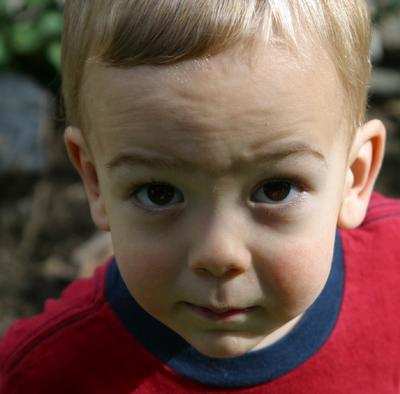
//> input picture resources/affine-transformation.jpg, 400 x 394 px
$ ./main -input=../resources/affine-transformation.jpg   (built with g++ and OpenCV 4)
//> lines starting //> are read from the running program, lines starting //| are printed output that depends on the picture
// [26 lines of licence text are left out]

#include <iostream>
#include <math.h>
#include <opencv2/opencv.hpp>
#include <opencv2/core/utility.hpp>

using namespace cv;

//Does power(also known as gamma) transformation, returns the output,  chapter 3.2.3
Mat powerTransformation(Mat input, double gamma);
//Does log transformation, returns the output, chapter 3.2.2
Mat logTransformation(Mat input , double gamma);
//Contrast strecthing algorithm 3.2.4
//It is benefitted from http://what-when-how.com/embedded-image-processing-on-the-tms320c6000-dsp/contrast-stretching-image-processing/
Mat contrastStretching(Mat input);
//Intensity Slicing, Figure 3.11(a) implementation
Mat intensitySlicing(Mat input , int from , int to);

int main(int argc, char** argv) {
        const String keys =
	"{help h usage ?    || The program does intensity transformations such as log and power transformations.}"
    "{input             | intensity-transformation-dark.jpg | power and log transforming image}"
	"{gamma             | 1.15								| gamma value for power transformation}"
	"{input2            | contrast-stretching.jpg           | power and log transforming image}"
	"{slicingFrom       | 50								| A value of interval [A , B]}"
	"{slicingTo         | 81								| B value of interval [A , B]}"
    ;

    CommandLineParser cmdParser(argc , argv, keys);

    if (cmdParser.has("help"))
    {
        cmdParser.printMessage();
        return 0;
    }

	Mat input , input2;

    input = imread(cmdParser.get<cv::String>("input").c_str());
//> input is the input picture: 394 rows x 400 cols, CV_8UC3; mean B, G, R 74.4, 84.3, 113.3
	input2 = imread(cmdParser.get<cv::String>("input2").c_str());
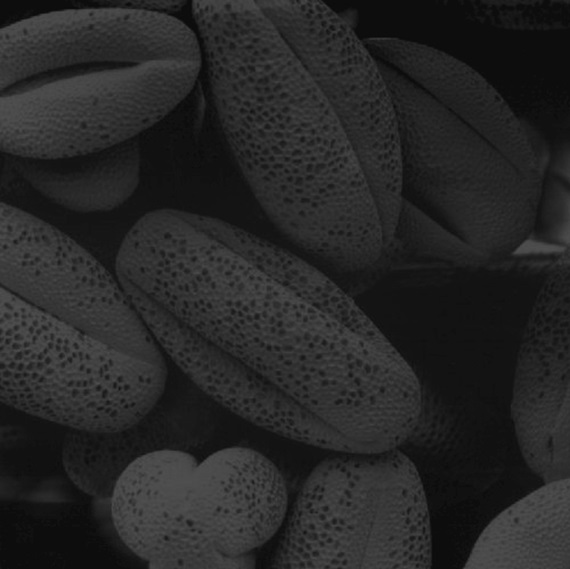
//> input picture resources/contrast-stretching.jpg, 570 x 569 px
//> input2 is the input picture: 569 rows x 570 cols, CV_8UC3; min 9, max 81, mean 38.7
    auto gamma = cmdParser.get<double>("gamma");
	auto slicingFrom = cmdParser.get<int>("slicingFrom");
	auto slicingTo = cmdParser.get<int>("slicingTo");

    if ( !input.data )
    {
        printf("No input data \n");
        return -1;
    }

    cvtColor(input , input , COLOR_BGR2GRAY);
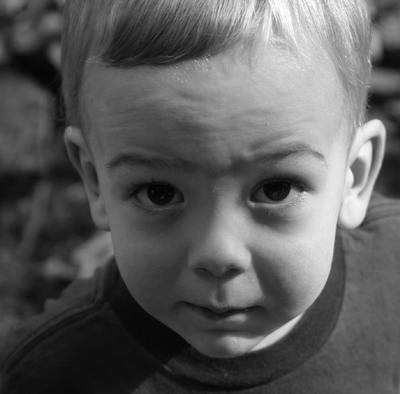
//> input: 394 rows x 400 cols, CV_8UC1; min 2, max 255, mean 91.8
	cvtColor(input2, input2, COLOR_BGR2GRAY);
//> input2: 569 rows x 570 cols, CV_8UC1
    auto powerTransformedOutput = powerTransformation(input , gamma);
    auto logTransformedOutput = logTransformation(input , gamma);
	auto contrastStrecthedOutput = contrastStretching(input2);
	auto intensitySlicedOutput = intensitySlicing(input2, slicingFrom, slicingTo);

    imshow("input1" , input);
    imshow((std::string("Power Transformation - Gamma ") + std::to_string(gamma)).c_str() , powerTransformedOutput);
    imshow("Log Transformation" , logTransformedOutput);
	imshow("input2", input2);
	imshow("Contrast Streching", contrastStrecthedOutput);
	imshow("Intensity Slicing", intensitySlicedOutput);

    waitKey(0);

    return 0;
}


Mat powerTransformation(Mat input, double gamma)
{
//> called with gamma = 1.15
    Mat result = Mat::zeros(input.rows , input.cols, CV_8U);

    Mat normalized;
    Mat transformed = Mat::zeros(input.rows , input.cols, CV_64F);

    input.convertTo(normalized , CV_64F);

    const float c = 1.0;

    for(auto y = 0; y < normalized.rows; ++y)
    {
        for(auto x = 0; x < normalized.cols; ++x)
        {
            transformed.at<double>(y , x) = c *  (pow(normalized.at<double>(y , x) , gamma));
        }
    }

    transformed.convertTo(result , CV_8U);
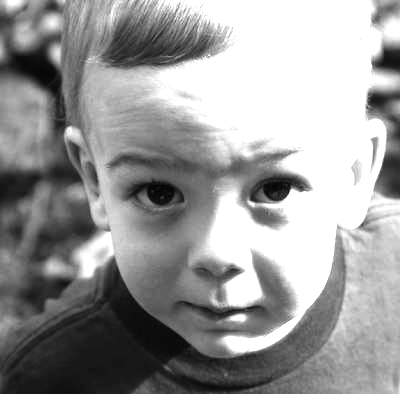
//> result: 394 rows x 400 cols, CV_8UC1; min 2, max 255, mean 153

    return result;
}

Mat logTransformation(Mat input, double gamma)
{
//> called with gamma = 1.15
    Mat result = Mat::zeros(input.rows, input.cols, CV_8U);

    Mat normalized;
    Mat transformed = Mat::zeros(input.rows, input.cols, CV_64F);


    input.convertTo(normalized , CV_64F);

    normalized /= 255;

    const float c = 1.0;

    for(auto y = 0; y < normalized.rows; ++y)
    {
        for(auto x = 0; x < normalized.cols; ++x)
        {
            auto val = normalized.at<double>(y , x);
            auto logTransformationPixelResult = std::log(val + 1);
            transformed.at<double>(y , x) = c *  (std::log(normalized.at<double>(y , x) + 1.0));
        }
    }
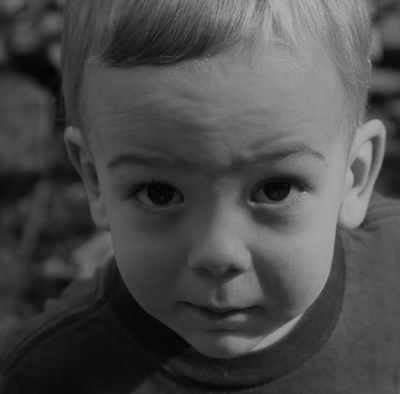
//> transformed: 394 rows x 400 cols, CV_64FC1; min 0.00781, max 0.693, mean 0.294

    transformed *= 255;
    transformed.convertTo(result , CV_8U);

    return result;
}

Mat contrastStretching(Mat input)
{
	Mat result = Mat::zeros(input.rows, input.cols, CV_8U);

	auto rMin = 255;
	auto rMax = 0;

	//Find min and max values in the image
	for (auto y = 0; y < input.rows; ++y)
	{
		for (auto x = 0; x < input.cols; ++x)
		{
			auto current = input.at<uchar>(y, x);

			if (current < rMin)
				rMin = current;

			if (current > rMax)
				rMax = current;
		}
	}
//> this loop made 569 passes
//> (rMin, rMax) on passes 1 to 3: (10, 71), (10, 71), (10, 71)
//> after the loop, rMin = 9; rMax = 81

	auto R = static_cast<double>(rMax - rMin);
//> R = 72

	//Strecth contrast between rMin and rMax to 0 and 255
	for (auto y = 0; y < input.rows; ++y)
	{
		for (auto x = 0; x < input.cols; ++x)
		{
			auto p = input.at<uchar>(y, x);
			result.at<uchar>(y , x) = p = std::round(((p - rMin) / R) * 255.0);
		}
	}
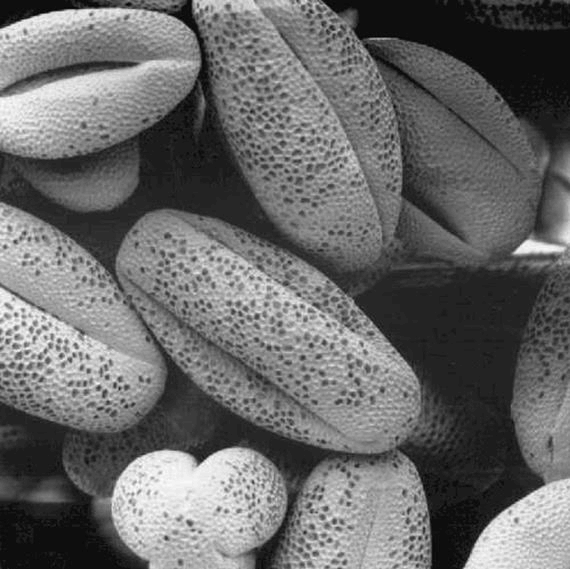
//> result: 569 rows x 570 cols, CV_8UC1; min 0, max 255, mean 105.4

	return result;
}

Mat intensitySlicing(Mat input , int from, int to)
{
//> called with from = 50, to = 81
	Mat result = Mat::zeros(input.rows, input.cols, CV_8U);

	auto rMin = 255;
	auto rMax = 0;

	//Find min and max values in the image
	for (auto y = 0; y < input.rows; ++y)
	{
		for (auto x = 0; x < input.cols; ++x)
		{
			auto current = input.at<uchar>(y, x);

			if (current < rMin)
				rMin = current;

			if (current > rMax)
				rMax = current;
		}
	}
//> after the loop, rMin = 9; rMax = 81

	auto R = static_cast<double>(rMax - rMin);
//> R = 72

	//Strecth contrast between rMin and rMax to 0 and 255
	for (auto y = 0; y < input.rows; ++y)
	{
		for (auto x = 0; x < input.cols; ++x)
		{
			auto p = input.at<uchar>(y, x);
			if (p >= from && p <= to)
				result.at<uchar>(y, x) = p = std::round(((p - rMin) / R) * 255.0);
			else
				result.at<uchar>(y, x) = rMin;
		}
	}
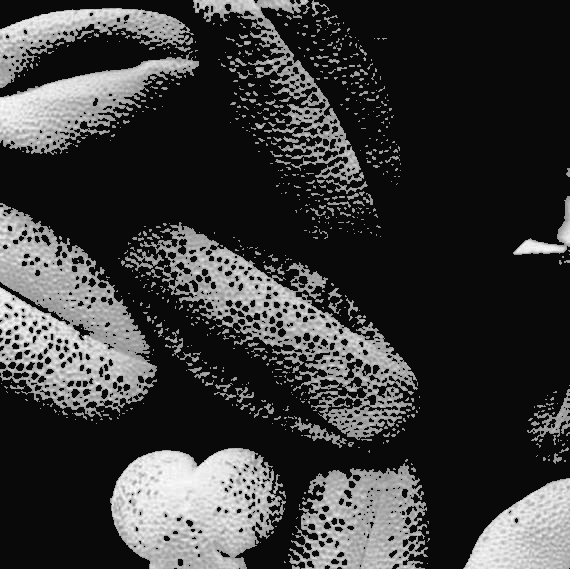
//> result: 569 rows x 570 cols, CV_8UC1; min 9, max 255, mean 58.8

	return result;
}
